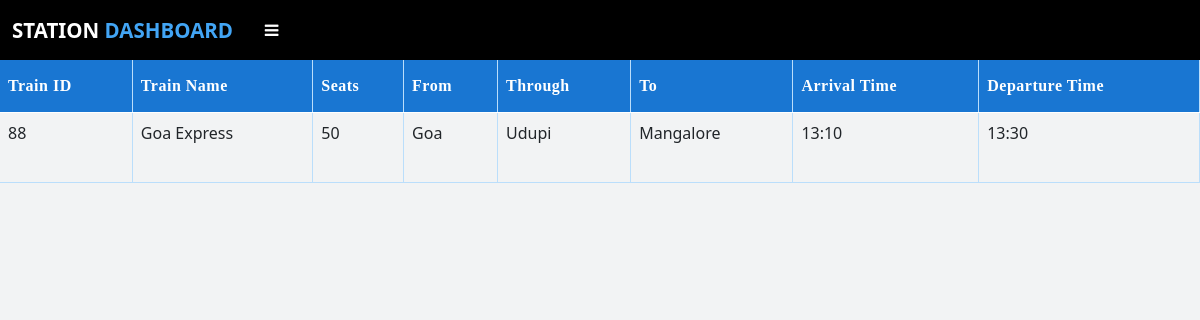
The app's page /trainlist (signed in) with its own data.
### app.py (models this page shows, shortened)
class Train(db.Model):
    id = db.Column(db.Integer, primary_key=True)
    train_name = db.Column(db.String(100),nullable=False,unique=True)
    seats = db.Column(db.Integer,nullable=False)
    arrival_time = db.Column(db.String(30),nullable=False)
    departure_time = db.Column(db.String(30), nullable=False)
    from_location = db.Column(db.String(200),nullable=False)
    through_route = db.Column(db.String(100), nullable=False)
    to_location = db.Column(db.String(11), nullable=False)

### app.py (the view)
@app.route("/trainlist")
def trainlist():
    if 'admin' in session:
        data = Train.query.all()
        return render_template('train_list.html',data=data)
    else:
        flash("Session Expired", "error")
        return redirect(url_for('stationlog'))

### templates/train_list.html (shortened to what this page needs)
{% extends "station_layout.html" %}
{% block head %} {{ super() }}
{% endblock %}
{% block content %}
<div class="table-responsive">
	<table class="table">
		<thead>
			<tr>
				<th scope="col">Train ID</th>
				<th scope="col">Train Name</th>
				<th scope="col">Seats</th>
				<th scope="col">From</th>
				<th scope="col">Through</th>
				<th scope="col">To</th>
				<th scope="col">Arrival Time</th>
				<th scope="col">Departure Time</th>
			</tr>
		</thead>
		<tbody>
			{% for i in data %}
			<tr>
				<td>{{i.id}}</td>
				<td>{{i.train_name}}</td>
				<td>{{i.seats}}</td>
				<td>{{i.from_location}}</td>
				<td>{{i.through_route}}</td>
				<td>{{i.to_location}}</td>
				<td>{{i.arrival_time}}</td>
				<td>{{i.departure_time}}</td>
			</tr>
			{% endfor %}
		</tbody>
	</table>
</div>
{% endblock %}

### templates/train_list.html (style rules this page uses)
table { font-family: 'Roboto' sans-serif; border-collapse: collapse; width: 100%; }
.table th { padding-top: 14px; padding-bottom: 14px; text-align: left; background-color: #1976d2; color: white; letter-spacing: 0.5px; user-select: none; border-right: 0.5px solid #bbdefb; font-family: Bahnschrift SemiBold; }
table td { border-right: 0.5px solid #bbdefb; height: 70px; }
table td, table th { border-bottom: 0.5px solid #bbdefb; }

### templates/station_layout.html (style rules this page uses)
body { font-family: "Roboto" sans-serif; background-color: #f2f3f4; }
* { margin: 0; padding: 0; text-decoration: none; list-style: none; }

### records on screen
Train: id "88", train_name "Goa Express", seats "50", from_location "Goa", through_route "Udupi", to_location "Mangalore", arrival_time "13:10", departure_time "13:30"
